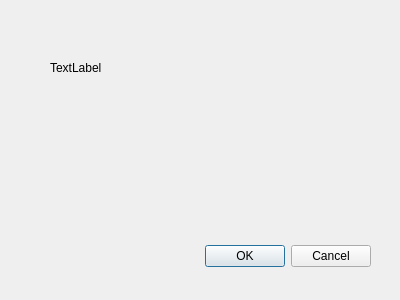
<?xml version="1.0" encoding="UTF-8"?>
<ui version="4.0">
 <class>info</class>
 <widget class="QDialog" name="info">
  <property name="geometry">
   <rect>
    <x>0</x>
    <y>0</y>
    <width>400</width>
    <height>300</height>
   </rect>
  </property>
  <property name="windowTitle">
   <string>Dialog</string>
  </property>
  <widget class="QDialogButtonBox" name="buttonBox">
   <property name="geometry">
    <rect>
     <x>30</x>
     <y>240</y>
     <width>341</width>
     <height>32</height>
    </rect>
   </property>
   <property name="orientation">
    <enum>Qt::Horizontal</enum>
   </property>
   <property name="standardButtons">
    <set>QDialogButtonBox::Cancel|QDialogButtonBox::Ok</set>
   </property>
  </widget>
  <widget class="QLabel" name="new_label">
   <property name="geometry">
    <rect>
     <x>50</x>
     <y>60</y>
     <width>57</width>
     <height>15</height>
    </rect>
   </property>
   <property name="text">
    <string>TextLabel</string>
   </property>
  </widget>
 </widget>
 <resources/>
 <connections>
  <connection>
   <sender>buttonBox</sender>
   <signal>accepted()</signal>
   <receiver>info</receiver>
   <slot>accept()</slot>
   <hints>
    <hint type="sourcelabel">
     <x>248</x>
     <y>254</y>
    </hint>
    <hint type="destinationlabel">
     <x>157</x>
     <y>274</y>
    </hint>
   </hints>
  </connection>
  <connection>
   <sender>buttonBox</sender>
   <signal>rejected()</signal>
   <receiver>info</receiver>
   <slot>reject()</slot>
   <hints>
    <hint type="sourcelabel">
     <x>316</x>
     <y>260</y>
    </hint>
    <hint type="destinationlabel">
     <x>286</x>
     <y>274</y>
    </hint>
   </hints>
  </connection>
 </connections>
</ui>
